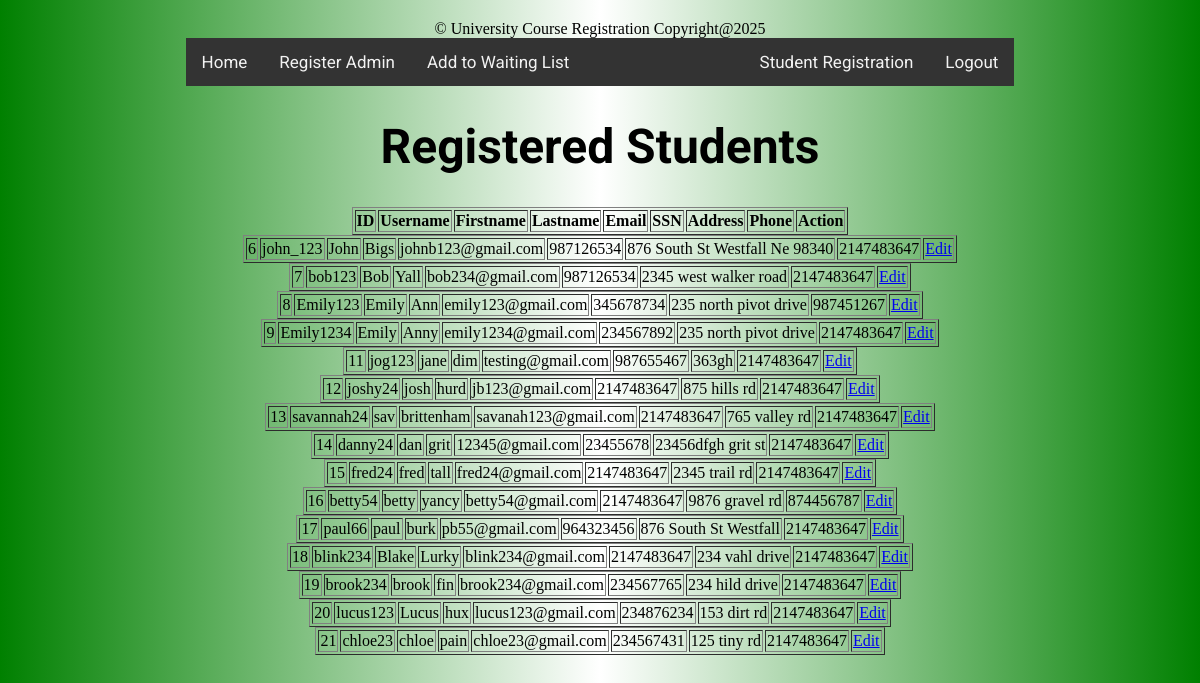
The app's page /admin/admin_view_users.php with its own data.
### tables this page shows
CREATE TABLE `registered_user` (
  `id` int(11) NOT NULL,
  `username` varchar(50) NOT NULL,
  `password` varchar(256) NOT NULL,
  `firstname` text NOT NULL,
  `lastname` text NOT NULL,
  `email` varchar(50) NOT NULL,
  `SSN` int(50) NOT NULL,
  `address` varchar(256) NOT NULL,
  `phone` int(50) NOT NULL
);

### admin/admin_view_users.php (the view, shortened to what this page needs)
<?php
include('connection.php');
include('footer.php');
?>
<!DOCTYPE HTML>
<html>
<body style="background-image: linear-gradient(to right,green,white,green);">
<head>
<link rel="stylesheet" type="text/css" href="/hash/styles.css">
</head>
<body>
<div id="wrapper">
<div id="topnav">
        <a href="/hash/admin-home.php" class="btn">Home</a>
        <a href="/hash/register-Admin.php" class="btn">Register Admin</a>
		<a href="/hash/waiting_list_registration.php" class="btn">Add to Waiting List</a>
	<div id="topnav-right">
        <a href="/hash/register-Student.php" class="btn">Student Registration</a>
        <a href="/hash/logout.php" class="btn">Logout</a>
    </div>
</div>
		<h1>Registered Students</h1>
</div>
</body>
</html>
<?php
$sql = "SELECT id, username, password, firstname, lastname, email, SSN, address, phone FROM registered_user";
$result = $conn->query($sql);
if ($result->num_rows > 0) {
    echo "<table><div style='text-align: center;'>
            <table border='1' style='margin: 0 auto;'><tr><th>ID</th><th>Username</th><th>Firstname</th><th>Lastname</th><th>Email</th><th>SSN</th><th>Address</th><th>Phone</th><th>Action</th></tr>";
    while($row = $result->fetch_assoc()) {
        echo "<div style='text-align: center;'>
            <table border='1' style='margin: 0 auto;'><tr><td>" . $row["id"]. "</td><td>" . $row["username"]. "</td><td>" . $row["firstname"]. "</td><td>" . $row["lastname"]. "</td><td>" . $row["email"]. "</td><td>" . $row["SSN"]. "</td><td>" . $row["address"]. "</td><td>" . $row["phone"]. "</td>";
        echo "<td><a href='admin_edit_user.php?id=" . $row["id"] . "'>Edit</a></td></tr>";
    }
    echo "</table>";
} else {
    echo "0 results";
}
?>

### footer.php
<footer>
    <div class="footer">
                &copy; University Course Registration Copyright@2025
    </div>
</footer>

### styles.css (style rules this page uses)
#topnav { position: relative; background-color: #333; overflow: hidden; }
#topnav a { float: left; color: #f2f2f2; text-align: center; padding: 14px 16px; text-decoration: none; font-size: 17px; }
#topnav-right { float: right; }
#wrapper { width:70%;margin: 0 auto; text-align: center;font-family: 'Roboto', sans-serif;font-size: 150%;border-radius: 20px; }
.footer { text-align: center; margin-top: 20px; }

### records on screen
registered_user: id "6", username "john_123", firstname "John", lastname "Bigs", email "johnb123@gmail.com", SSN "987126534", address "876 South St Westfall Ne 98340", phone "2147483647"
registered_user: id "7", username "bob123", firstname "Bob", lastname "Yall", email "bob234@gmail.com", SSN "987126534", address "2345 west walker road", phone "2147483647"
registered_user: id "8", username "Emily123", firstname "Emily", lastname "Ann", email "emily123@gmail.com", SSN "345678734", address "235 north pivot drive", phone "987451267"
registered_user: id "9", username "Emily1234", firstname "Emily", lastname "Anny", email "emily1234@gmail.com", SSN "234567892", address "235 north pivot drive", phone "2147483647"
registered_user: id "11", username "jog123", firstname "jane", lastname "dim", email "testing@gmail.com", SSN "987655467", address "363gh", phone "2147483647"
registered_user: id "12", username "joshy24", firstname "josh", lastname "hurd", email "jb123@gmail.com", SSN "2147483647", address "875 hills rd", phone "2147483647"
registered_user: id "13", username "savannah24", firstname "sav", lastname "brittenham", email "savanah123@gmail.com", SSN "2147483647", address "765 valley rd", phone "2147483647"
registered_user: id "14", username "danny24", firstname "dan", lastname "grit", email "12345@gmail.com", SSN "23455678", address "23456dfgh grit st", phone "2147483647"
registered_user: id "15", username "fred24", firstname "fred", lastname "tall", email "fred24@gmail.com", SSN "2147483647", address "2345 trail rd", phone "2147483647"
registered_user: id "16", username "betty54", firstname "betty", lastname "yancy", email "betty54@gmail.com", SSN "2147483647", address "9876 gravel rd", phone "874456787"
registered_user: id "17", username "paul66", firstname "paul", lastname "burk", email "pb55@gmail.com", SSN "964323456", address "876 South St Westfall", phone "2147483647"
registered_user: id "18", username "blink234", firstname "Blake", lastname "Lurky", email "blink234@gmail.com", SSN "2147483647", address "234 vahl drive", phone "2147483647"
registered_user: id "19", username "brook234", firstname "brook", lastname "fin", email "brook234@gmail.com", SSN "234567765", address "234 hild drive", phone "2147483647"
registered_user: id "20", username "lucus123", firstname "Lucus", lastname "hux", email "lucus123@gmail.com", SSN "234876234", address "153 dirt rd", phone "2147483647"
registered_user: id "21", username "chloe23", firstname "chloe", lastname "pain", email "chloe23@gmail.com", SSN "234567431", address "125 tiny rd", phone "2147483647"
